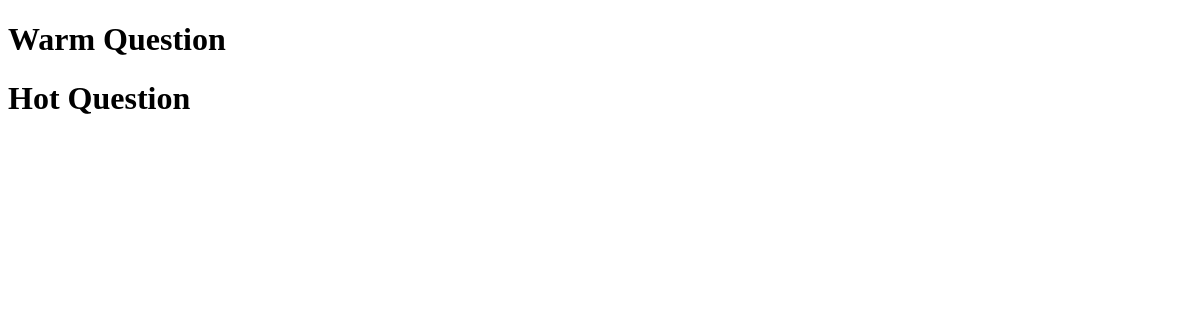
/warmhot, run on an earlier commit of the app's database.
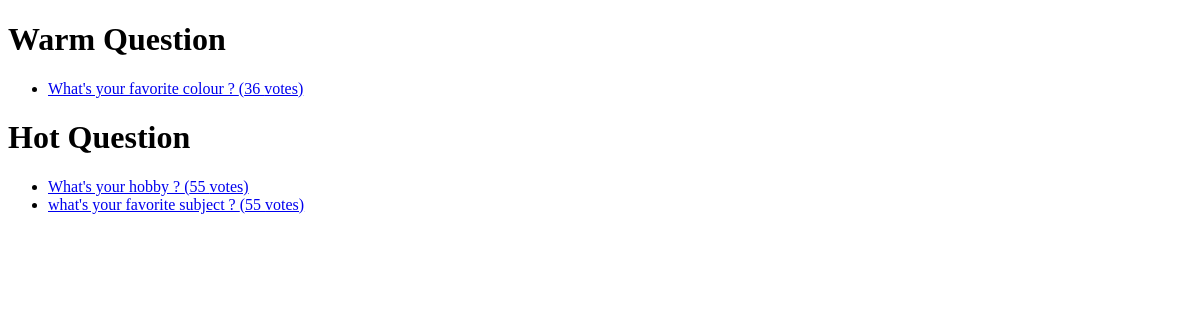
And on a later commit of the database.
### mypoll/models.py (models this page shows, shortened)
class Question(models.Model):
    question_text = models.CharField(max_length=200)
    pub_date = models.DateTimeField("date published")
    is_private = models.BooleanField(default=False)

### mypoll/views.py (the view)
# urls.py: path("warmhot",views.warmHot , name = "warmhot"),
def warmHot(request):
    questions = Question.objects.annotate(total_votes=Sum("choice__votes"))
    warm_questions = questions.filter(total_votes__gt=10, total_votes__lt=50)
    hot_questions = questions.filter(total_votes__gt=50)
    context = {
        "warm_questions": warm_questions,
        "hot_questions": hot_questions
    }
    return render(request, "mypoll/warmHot.html", context)

### mypoll/templates/mypoll/warmHot.html (shortened to what this page needs)
<!DOCTYPE html>
<html lang="th">
<head>
</head>
<body>
    <div class="container">
        <h1 class="warm">Warm Question</h1>
        <ul>
            {% for question in warm_questions %}
                <li class ="warm_question">
                    <a href="{% url 'mypoll:detail' question.id %}">
                        {{ question.question_text }} ({{ question.total_votes }} votes)
                    </a>
                </li>
            {% endfor %}
        </ul>
        <h1 class="hot">Hot Question</h1>
        <ul>
            {% for question in hot_questions %}
                <li class="hot_question">
                    <a href="{% url 'mypoll:detail' question.id %}">
                        {{ question.question_text }} ({{ question.total_votes }} votes)
                    </a>
                </li>
            {% endfor %}
        </ul>
    </div>
</body>
</html>

What changed in the data, as far as the page shows it:
added Question: question_text "What's your favorite colour ?", total_votes "36", shown under "Warm Question"
added Question: question_text "What's your hobby ?", total_votes "55", shown under "Hot Question"
added Question: question_text "what's your favorite subject ?", total_votes "55", shown under "Hot Question"
